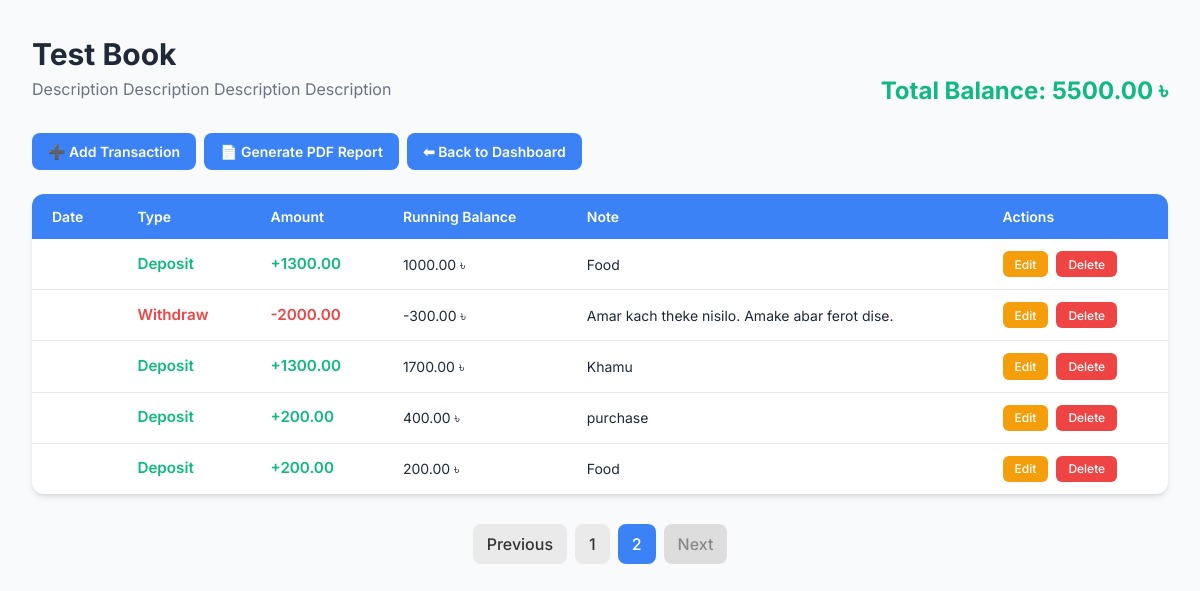
The app's page /book/15/?page=2 (signed in) with its own data.
### books/models.py (models this page shows, shortened)
class Book(models.Model):
    user = models.ForeignKey(User, on_delete=models.CASCADE)
    name = models.CharField(max_length=100)
    description = models.TextField(blank=True, null=True)
    created_at = models.DateTimeField(auto_now_add=True)  # full datetime for book creation

class Transaction(models.Model):
    TRANSACTION_TYPES = [
        ('deposit', 'Deposit'),
        ('withdraw', 'Withdraw'),
    ]
    book = models.ForeignKey(Book, on_delete=models.CASCADE, related_name='transactions')
    amount = models.DecimalField(max_digits=10, decimal_places=2)
    type = models.CharField(max_length=10, choices=TRANSACTION_TYPES)
    note = models.CharField(max_length=255, blank=True, null=True)
    created_at = models.DateField(default=timezone.now)  # store only date
    @property
    def sign_amount(self):
        return self.amount if self.type == 'deposit' else -self.amount

### books/views.py (the view, shortened to what this page needs)
# urls.py: path('book/<int:book_id>/', views.book_detail_view, name='book_detail'),
@login_required
def book_detail_view(request, book_id):
    book = get_object_or_404(Book, id=book_id, user=request.user)
    transactions = Transaction.objects.filter(book=book).order_by('-created_at', '-id')
    total_balance = sum(t.sign_amount for t in transactions)
    paginator = Paginator(transactions, 20)  # 20 per page
    page_number = request.GET.get('page')
    page_obj = paginator.get_page(page_number)
    ordered_oldest_first = list(
        transactions.order_by('created_at', 'id')
    )
    running_map = {}
    balance = Decimal('0.00')
    for t in ordered_oldest_first:
        balance += t.sign_amount
        running_map[t.id] = balance
    transactions_with_running = []
    for t in page_obj:
        t.running_balance = running_map.get(t.id, Decimal('0.00'))
        transactions_with_running.append(t)
    context = {
        'book': book,
        'page_obj': page_obj,
        'transactions_with_running': transactions_with_running,
        'total_balance': total_balance,
    }
    return render(request, 'books/book_detail.html', context)

### templates/books/book_detail.html (shortened to what this page needs)
<!DOCTYPE html>
<html lang="en">
<head>
</head>
<body>
<div class="container">
    <header class="header-section">
        <div class="header-info">
            <h1>{{ book.name }}</h1>
            <p class="book-desc">{{ book.description }}</p>
        </div>
        <h3 class="balance">Total Balance: {{ total_balance|floatformat:2 }} ৳</h3>
    </header>
    <div class="button-group">
        <a href="javascript:void(0)" id="addBtn" class="button">➕ Add Transaction</a>
        <a href="javascript:void(0)" id="reportBtn" class="button">📄 Generate PDF Report</a>
        <a href="{% url 'dashboard' %}" class="button">⬅ Back to Dashboard</a>
    </div>
    {% if page_obj %}
    <table class="transactions-table">
    <thead>
        <tr>
            <th>Date</th>
            <th>Type</th>
            <th>Amount</th>
            <th>Running Balance</th>
            <th>Note</th>
            <th>Actions</th>
        </tr>
    </thead>
    <tbody>
        {% for t in transactions_with_running %}
        <tr>
            <td data-label="Date">{{ t.created_at|date:"M d, Y" }}</td>
            <td data-label="Type" class="{{ t.type }}">{{ t.type|capfirst }}</td>
            <td data-label="Amount" class="{{ t.type }}">
                {% if t.type == 'deposit' %}+{% else %}-{% endif %}{{ t.amount|floatformat:2 }}
            </td>
            <td data-label="Balance">{{ t.running_balance|floatformat:2 }} ৳</td>
            <td data-label="Note">{{ t.note|default:"-" }}</td>
            <td data-label="Actions" class="action-group">
                <button class="editBtn"
                        data-id="{{ t.id }}"
                        data-amount="{{ t.amount }}"
                        data-type="{{ t.type }}"
                        data-note="{{ t.note|default:'' }}">Edit</button>
                <button class="deleteBtn" data-id="{{ t.id }}">Delete</button>
            </td>
        </tr>
        {% endfor %}
    </tbody>
</table>
    <div class="pagination">
        {% if page_obj.has_previous %}
            <a href="?page={{ page_obj.previous_page_number }}">Previous</a>
        {% else %}
            <span class="disabled">Previous</span>
        {% endif %}
        {% for num in page_obj.paginator.page_range %}
            {% if num == page_obj.number %}
                <span class="current">{{ num }}</span>
            {% elif num >= page_obj.number|add:'-2' and num <= page_obj.number|add:'2' %}
                <a href="?page={{ num }}">{{ num }}</a>
            {% elif num == 1 %}
                <a href="?page=1">1</a>
                {% if page_obj.number > 4 %}<span>...</span>{% endif %}
            {% elif num == page_obj.paginator.num_pages %}
                {% if page_obj.number < page_obj.paginator.num_pages|add:'-3' %}<span>...</span>{% endif %}
                <a href="?page={{ num }}">{{ num }}</a>
            {% endif %}
        {% endfor %}
        {% if page_obj.has_next %}
            <a href="?page={{ page_obj.next_page_number }}">Next</a>
        {% else %}
            <span class="disabled">Next</span>
        {% endif %}
    </div>
    {% else %}
    <p style="text-align: center; padding: 2rem; background: var(--card-bg); border-radius: 0.75rem; margin-top: 1.5rem; box-shadow: var(--shadow-md);">
        No transactions yet. Start by adding one!
    </p>
    {% endif %}
</div>
</body>
</html>

### templates/books/book_detail.html (style rules this page uses)
:root { --primary-color: #3b82f6; --primary-dark: #2563eb; --danger-color: #ef4444; --error-color: #b91c1c; --warning-color: #f59e0b; --success-color: #10b981; --danger-color: #ef4444; --warning-color: #f59e0b; --text-color: #1f2937; --light-bg: #f9fafb; --card-bg: #ffffff; --shadow-md: 0 4px 6px -1px rgba(0, 0, 0, 0.1), 0 2px 4px -2px rgba(0, 0, 0, 0.1); --light-gray: #f3f4f6; }
* { margin: 0; padding: 0; box-sizing: border-box; font-family: 'Inter', sans-serif; }
body { background: var(--light-bg); padding: 1rem; color: var(--text-color); line-height: 1.5; }
.container { max-width: 1200px; margin: 0 auto; padding: 1rem; }
.header-section { display: flex; justify-content: space-between; align-items: flex-end; flex-wrap: wrap; margin-bottom: 1.5rem; }
.header-info h1 { font-size: 1.875rem; color: var(--text-color); font-weight: 700; }
.header-info p.book-desc { font-size: 1rem; color: #6b7280; margin-bottom: 0.5rem; }
h3.balance { font-size: 1.5rem; font-weight: 700; color: var(--success-color); margin-top: 0.5rem; }
.button-group { display: flex; flex-wrap: wrap; gap: 0.5rem; margin-top: 1rem; }
a.button { display: inline-flex; align-items: center; padding: 0.5rem 1rem; background: var(--primary-color); color: #fff; border-radius: 0.5rem; text-decoration: none; font-weight: 600; transition: background 0.2s, transform 0.2s; font-size: 0.875rem; }
.transactions-table { width: 100%; border-collapse: separate; border-spacing: 0; background: var(--card-bg); border-radius: 0.75rem; overflow: hidden; box-shadow: var(--shadow-md); margin-top: 1.5rem; }
.transactions-table th { background: var(--primary-color); color: #fff; font-weight: 600; font-size: 0.875rem; padding: 0.75rem 1.25rem; text-align: left; }
.transactions-table td { padding: 0.75rem 1.25rem; font-size: 0.875rem; color: var(--text-color); border-bottom: 1px solid #e5e7eb; }
.transactions-table tbody tr:last-child td { border-bottom: none; }
td.deposit { color: var(--success-color); font-weight: 600; font-size: 0.95rem; }
td.withdraw { color: var(--danger-color); font-weight: 600; font-size: 0.95rem; }
.action-group { display: flex; gap: 0.5rem; }
.editBtn, .deleteBtn { padding: 0.35rem 0.75rem; border: none; border-radius: 0.375rem; cursor: pointer; color: #fff; font-weight: 500; transition: 0.2s; font-size: 0.75rem; }
.editBtn { background: var(--warning-color); }
.deleteBtn { background: var(--danger-color); }
.pagination { display: flex; justify-content: center; align-items: center; flex-wrap: wrap; gap: 8px; margin-top: 30px; }
.pagination a, .pagination span { padding: 8px 14px; border-radius: 8px; text-decoration: none; color: #333; background: #eaeaea; font-weight: 500; transition: 0.2s; }
.pagination .current { background: #3b82f6; color: white; pointer-events: none; }
.pagination .disabled { background: #ddd; color: #888; pointer-events: none; }

### records on screen
Book: name "Test Book", description "Description Description Description Description"
Transaction: type "Deposit", amount "1300.00", running_balance "1000.00", note "Food"
Transaction: type "Withdraw", amount "2000.00", running_balance "-300.00", note "Amar kach theke nisilo. Amake abar ferot dise."
Transaction: type "Deposit", amount "1300.00", running_balance "1700.00", note "Khamu"
Transaction: type "Deposit", amount "200.00", running_balance "400.00", note "purchase"
Transaction: type "Deposit", amount "200.00", running_balance "200.00", note "Food"

### other values on screen
{{ total_balance|floatformat:2 }} "5500.00"
{{ num }} "1"
{{ num }} "2"
